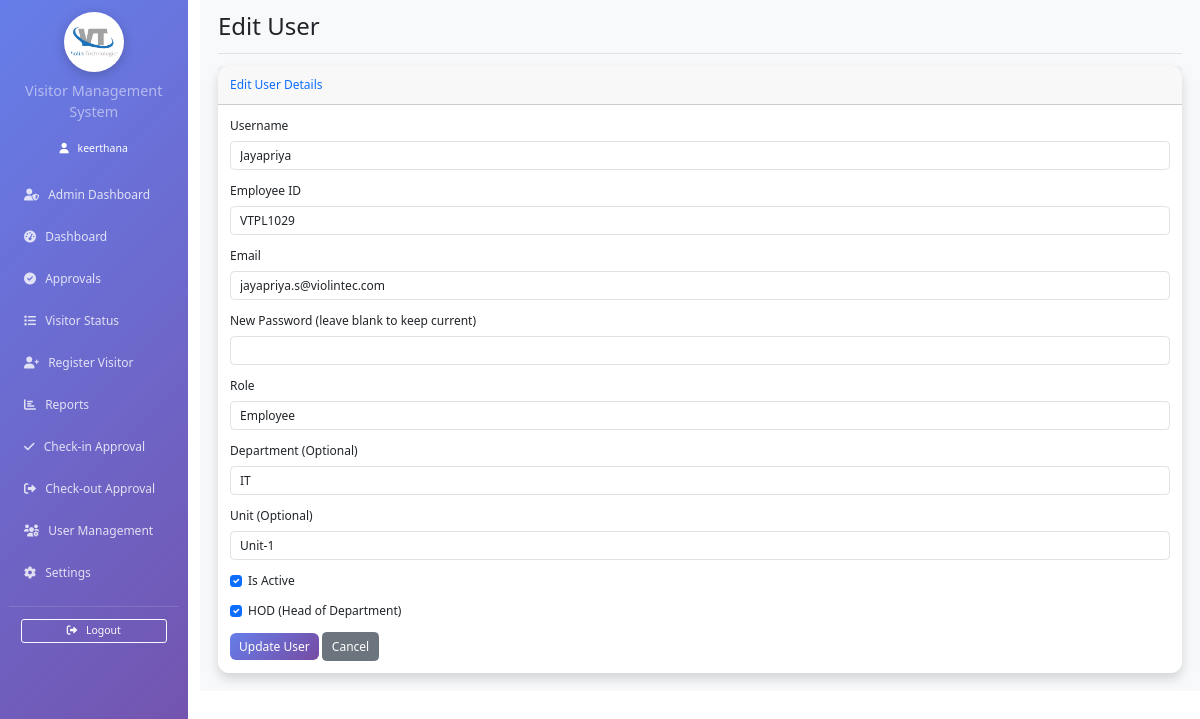
The page /vms/edit_user/2 (signed in) on the database its author committed.
### app.py (models this page shows)
class User(UserMixin, db.Model):
    id = db.Column(db.Integer, primary_key=True)
    employee_id = db.Column(db.String(80), unique=True, nullable=False)
    email = db.Column(db.String(120), unique=True, nullable=False)
    password_hash = db.Column(db.String(255), nullable=False)
    role = db.Column(db.String(20), nullable=False)
    username = db.Column(db.String(100), nullable=False)
    department = db.Column(db.String(100))
    unit = db.Column(db.String(100))
    is_active = db.Column(db.Boolean, default=True)
    created_at = db.Column(db.DateTime, default=lambda: datetime.now(IST_TIMEZONE))
    is_hod = db.Column(db.Boolean, default=False)  # Field to identify HODs

### app.py (the view, shortened to what this page needs)
@app.route('/vms/edit_user/<int:user_id>', methods=['GET', 'POST'])
@rate_limit(limit=30, window=60, name='edit_user')
@login_required
def edit_user(user_id):
    if current_user.role != 'admin':
        flash('Access denied!', 'error')
        return redirect(url_for('dashboard',_external=True))
    user = User.query.get_or_404(user_id)
    return render_template('edit_user.html', user=user)

### app.py (called while the page is built)
def _rate_key(name: str):
    try:
        identifier = None
        if current_user.is_authenticated:
            identifier = f"user:{current_user.id}"
        else:
            identifier = f"ip:{request.headers.get('X-Forwarded-For', request.remote_addr) or 'unknown'}"
        return f"{identifier}:{name}"
    except Exception:
        return f"ip:{request.remote_addr or 'unknown'}:{name}"

@login_manager.user_loader
def load_user(user_id):
    return User.query.get(int(user_id))

@app.before_request
def adjust_script_root():
    if request.path.startswith('/vms'):
        request.environ['SCRIPT_NAME'] = '/vms'

@app.after_request
def set_security_headers(response):
    response.headers.setdefault('X-Frame-Options', 'DENY')
    response.headers.setdefault('X-Content-Type-Options', 'nosniff')
    response.headers.setdefault('Referrer-Policy', 'no-referrer')
    response.headers.setdefault('Cache-Control', 'no-store')
    csp = "default-src 'self'; img-src 'self' data:; style-src 'self' 'unsafe-inline' https://cdn.jsdelivr.net https://cdnjs.cloudflare.com; script-src 'self' 'unsafe-inline' https://cdn.jsdelivr.net https://cdnjs.cloudflare.com https://unpkg.com; font-src 'self' https://cdnjs.cloudflare.com;"
    response.headers.setdefault('Content-Security-Policy', csp)
    if request.is_secure:
        response.headers.setdefault('Strict-Transport-Security', 'max-age=63072000; includeSubDomains; preload')
    return response

### templates/edit_user.html (shortened to what this page needs)
{% extends "base.html" %}
{% block page_title %}Edit User{% endblock %}
{% block content %}
<div class="card shadow mb-4">
    <div class="card-header py-3">
        <h6 class="m-0 font-weight-bold text-primary">Edit User Details</h6>
    </div>
    <div class="card-body">
        <form method="POST" action="{{ url_for('edit_user', user_id=user.id) }}">
            <div class="mb-3">
                <label for="username" class="form-label">Username</label>
                <input type="text" class="form-control" id="username" name="username" value="{{ user.username }}" required>
            </div>
            <div class="mb-3">
                <label for="employee_id" class="form-label">Employee ID</label>
                <input type="text" class="form-control" id="employee_id" name="employee_id" value="{{ user.employee_id }}" required>
            </div>
            <div class="mb-3">
                <label for="email" class="form-label">Email</label>
                <input type="email" class="form-control" id="email" name="email" value="{{ user.email }}" required>
            </div>
            <div class="mb-3">
                <label for="password" class="form-label">New Password (leave blank to keep current)</label>
                <input type="password" class="form-control" id="password" name="password">
            </div>
            <div class="mb-3">
                <label for="role" class="form-label">Role</label>
                <select class="form-control" id="role" name="role" required>
                    <option value="employee" {% if user.role == 'employee' %}selected{% endif %}>Employee</option>
                </select>
            </div>
            <div class="mb-3">
                <label for="department" class="form-label">Department (Optional)</label>
                <input type="text" class="form-control" id="department" name="department" value="{{ user.department or '' }}">
            </div>
            <div class="mb-3">
                <label for="unit" class="form-label">Unit (Optional)</label>
                <select class="form-control" id="unit" name="unit">
                    <option value="Unit-1" {% if user.unit == 'Unit-1' %}selected{% endif %}>Unit-1</option>
                </select>
            </div>
            <div class="mb-3 form-check">
                <input type="checkbox" class="form-check-input" id="is_active" name="is_active" {% if user.is_active %}checked{% endif %}>
                <label class="form-check-label" for="is_active">Is Active</label>
            </div>
            <div class="mb-3 form-check">
                <input type="checkbox" class="form-check-input" id="is_hod" name="is_hod" {% if user.is_hod %}checked{% endif %}>
                <label class="form-check-label" for="is_hod">HOD (Head of Department)</label>
            </div>
            <button type="submit" class="btn btn-primary">Update User</button>
            <a href="{{ url_for('user_management') }}" class="btn btn-secondary">Cancel</a>
        </form>
    </div>
</div>
{% endblock %}

### templates/base.html (shortened to what this page needs)
<!DOCTYPE html>
<html lang="en">
<head>
    <link href="{{ url_for('static', filename='vendor/bootstrap/css/bootstrap.min.css') }}" rel="stylesheet">
    <link href="{{ url_for('static', filename='vendor/fontawesome/css/all.min.css') }}" rel="stylesheet">
    <link href="{{ url_for('static', filename='vendor/select2/css/select2.min.css') }}" rel="stylesheet" />
</head>
<body>
    {% if current_user.is_authenticated %}
    <div class="container-fluid">
        <div class="row">
            <nav class="col-md-3 col-lg-2 d-md-block sidebar collapse">
                <div class="position-sticky pt-3">
                    <div class="text-center mb-4">
                        <img src="{{ url_for('static', filename='logo.png') }}" alt="Company Logo" style="width: 80px; height: 80px; border-radius: 50%; object-fit: contain; margin: 0 auto 10px auto; display: block; background-color: white; box-shadow: 0 4px 15px rgba(0,0,0,0.2); padding: 5px;">
                        <p class="text-white-50 sidebar-system-title mb-0">Visitor Management System</p>
                    </div>
                    {% if current_user.is_authenticated %}
                    <div class="text-center mb-4">
                        <div class="text-white small">
                            <i class="fas fa-user me-2"></i> {{ current_user.username }}
                        </div>
                    </div>
                    {% endif %}
                    <ul class="nav flex-column">
                        {% if current_user.role == 'admin' %}
                         <li class="nav-item">
                            <a class="nav-link {% if request.endpoint == 'admin_dashboard' %}active{% endif %}" href="{{ url_for('admin_dashboard') }}">
                                <i class="fas fa-user-shield me-2"></i> Admin Dashboard
                            </a>
                        </li>
                        {% endif %}
                        {% if current_user.role in ['admin', 'security', 'employee'] %}
                        <li class="nav-item">
                            <a class="nav-link {% if request.endpoint == 'dashboard' %}active{% endif %}" href="{{ url_for('dashboard') }}">
                                <i class="fas fa-tachometer-alt me-2"></i> Dashboard
                            </a>
                        </li>
                        <li class="nav-item">
                            <a class="nav-link {% if request.endpoint == 'approval_dashboard' %}active{% endif %}" href="{{ url_for('approval_dashboard') }}">
                                <i class="fas fa-check-circle me-2"></i> Approvals
                            </a>
                        </li>
                        <li class="nav-item">
                            <a class="nav-link {% if request.endpoint == 'visitor_status' %}active{% endif %}" href="{{ url_for('visitor_status') }}">
                                <i class="fas fa-list me-2"></i> Visitor Status
                            </a>
                        </li>
                        <li class="nav-item">
                            <a class="nav-link {% if request.endpoint == 'register_visitor' %}active{% endif %}" href="{{ url_for('register_visitor') }}">
                                <i class="fas fa-user-plus me-2"></i> Register Visitor
                            </a>
                        </li>
                        <li class="nav-item">
                            <a class="nav-link {% if request.endpoint == 'reports' %}active{% endif %}" href="{{ url_for('reports') }}">
                                <i class="fas fa-chart-bar me-2"></i> Reports
                            </a>
                        </li>
                        {% endif %}
                         {% if current_user.role in ['admin', 'security'] %}
                        <li class="nav-item">
                            <a class="nav-link {% if request.endpoint == 'check_in_approval' %}active{% endif %}" href="{{ url_for('check_in_approval') }}">
                                <i class="fas fa-check me-2"></i> Check-in Approval
                            </a>
                        </li>
                        <li class="nav-item">
                            <a class="nav-link {% if request.endpoint == 'check_out_approval' %}active{% endif %}" href="{{ url_for('check_out_approval') }}">
                                <i class="fas fa-sign-out-alt me-2"></i> Check-out Approval
                            </a>
                        </li>
                        {% endif %}
                        {% if current_user.role == 'admin' %}
                        <li class="nav-item">
                            <a class="nav-link {% if request.endpoint == 'user_management' %}active{% endif %}" href="{{ url_for('user_management') }}">
                                <i class="fas fa-users-cog me-2"></i> User Management
                            </a>
                        </li>
                        <li class="nav-item">
                            <a class="nav-link {% if request.endpoint == 'settings' %}active{% endif %}" href="{{ url_for('settings') }}">
                                <i class="fas fa-cog me-2"></i> Settings
                            </a>
                        </li>
                    </ul>
                    {% endif %}
                    <hr class="text-white-50">
                    <div class="px-3">
                        <a href="{{ url_for('logout') }}" class="btn btn-outline-light btn-sm w-100">
                            <i class="fas fa-sign-out-alt me-2"></i> Logout
                        </a>
                    </div>
                </div>
            </nav>
            <main class="col-md-9 ms-sm-auto col-lg-10 px-md-4 main-content" style="margin-left: 250px;">
                <div class="d-flex justify-content-between flex-wrap flex-md-nowrap align-items-center pt-3 pb-2 mb-3 border-bottom">
                    <h1 class="h2">{% block page_title %}{% endblock %}</h1>
                </div>
                {% block content %}{% endblock %}
            </main>
        </div>
    </div>
    {% else %}
        {% block auth_content %}{% endblock %}
    {% endif %}
</body>
</html>

### templates/base.html (style rules this page uses)
.sidebar { position: fixed; top: 0; left: 0; bottom: 0; z-index: 1000; min-height: 100vh; background: linear-gradient(135deg, #667eea 0%, #764ba2 100%); width: 250px; overflow-y: auto; }
.sidebar .nav-link { color: rgba(255,255,255,0.8); padding: 12px 20px; margin: 4px 0; border-radius: 8px; transition: all 0.3s ease; }
.main-content { background-color: #f8f9fa; min-height: 100vh; }
.card { border: none; border-radius: 15px; box-shadow: 0 4px 6px rgba(0,0,0,0.1); transition: transform 0.3s ease; }
.btn-primary { background: linear-gradient(135deg, #667eea 0%, #764ba2 100%); border: none; border-radius: 8px; }
.sidebar-system-title { font-size: 1.2rem; font-weight: normal; }
body { zoom: 0.75; }
.sidebar, .navbar, .main-content .d-flex.justify-content-between, .alert, .card-header .btn-group, .card-header .btn { display: none !important; }
.main-content { margin-left: 0 !important; padding: 0 !important; }
.container-fluid .row { display: block !important; }
.col-md-9.ms-sm-auto.col-lg-10.px-md-4 { width: 100% !important; max-width: 100% !important; flex: none !important; }
.card { box-shadow: none !important; border: 1px solid #ccc !important; }
.card-body { padding: 0 !important; }

### rows shown on the page
User: username "keerthana"
User: username "Jayapriya", employee_id "VTPL1029", email "jayapriya.s@violintec.com", role "Employee", department "IT", unit "Unit-1", is_active "☑", is_hod "☑"
